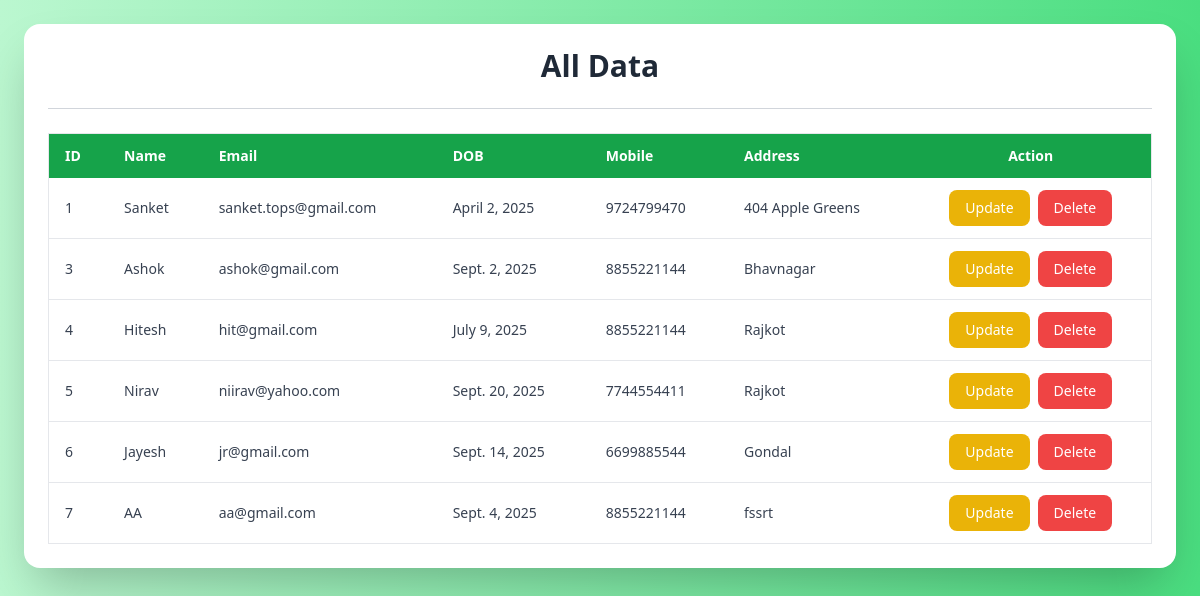
The app's page /showdata/, older data.
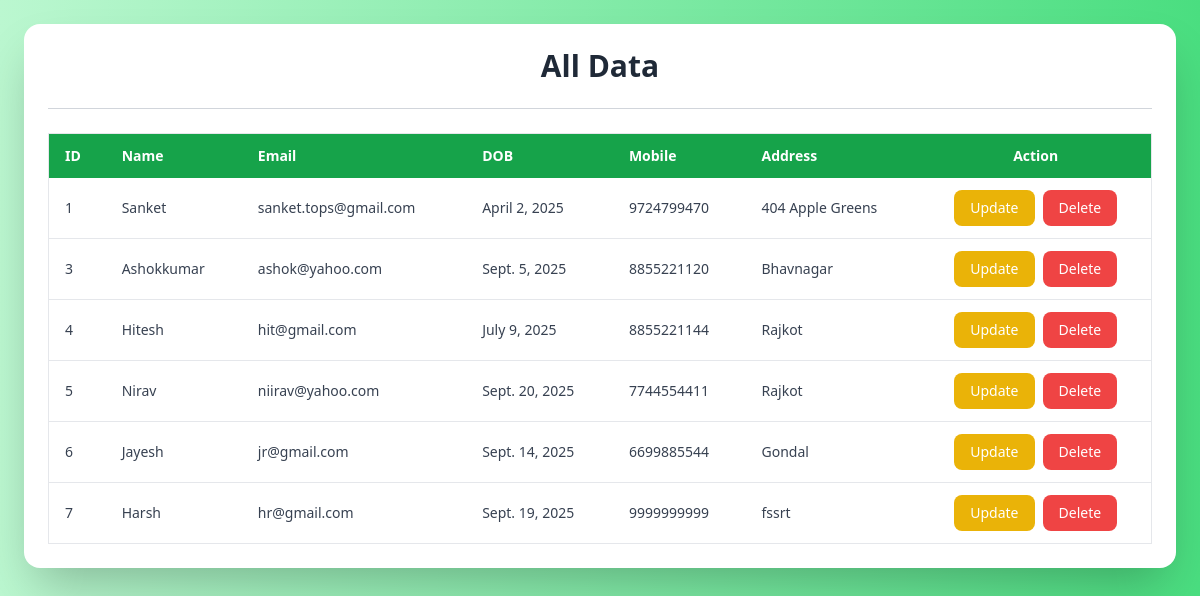
The same page, newer data.
### myapp/models.py (models this page shows)
class userinfo(models.Model):
    name=models.CharField(max_length=20)
    email=models.EmailField()
    dob=models.DateField()
    mobile=models.BigIntegerField()
    address=models.TextField()

### myapp/views.py (the view)
# urls.py: path('showdata/',views.showdata,name='showdata'),
def showdata(request):
    data=userinfo.objects.all()
    print(data)
    return render(request,'showdata.html',{'data':data})

### myapp/templates/showdata.html (shortened to what this page needs)
<!DOCTYPE html>
<html lang="en">
<head>
    <script src="https://cdn.tailwindcss.com"></script>
</head>
<body class="min-h-screen bg-gradient-to-r from-green-200 to-green-400 p-6">
    <div class="max-w-6xl mx-auto bg-white shadow-2xl rounded-2xl p-6 overflow-x-auto">
        <h1 class="text-3xl font-bold text-center text-gray-800 mb-6">All Data</h1>
        <hr class="mb-6 border-gray-300">
        <div class="overflow-x-auto">
            <table class="w-full text-sm text-left text-gray-700 border border-gray-200 rounded-lg">
                <thead class="bg-green-600 text-white">
                    <tr>
                        <th class="px-4 py-3">ID</th>
                        <th class="px-4 py-3">Name</th>
                        <th class="px-4 py-3">Email</th>
                        <th class="px-4 py-3">DOB</th>
                        <th class="px-4 py-3">Mobile</th>
                        <th class="px-4 py-3">Address</th>
                        <th class="px-4 py-3 text-center">Action</th>
                    </tr>
                </thead>
                <tbody>
                    {% for i in data %}
                    <tr class="border-b hover:bg-green-100">
                        <td class="px-4 py-3">{{i.id}}</td>
                        <td class="px-4 py-3">{{i.name}}</td>
                        <td class="px-4 py-3">{{i.email}}</td>
                        <td class="px-4 py-3">{{i.dob}}</td>
                        <td class="px-4 py-3">{{i.mobile}}</td>
                        <td class="px-4 py-3">{{i.address}}</td>
                        <td class="px-4 py-3 flex gap-2 justify-center">
                            <a href="/updatedata/{{i.id}}"
                                class="px-4 py-2 bg-yellow-500 text-white rounded-lg hover:bg-yellow-600 transition">Update</a>
                            <a href="/deletedata/{{i.id}}"
                                class="px-4 py-2 bg-red-500 text-white rounded-lg hover:bg-red-600 transition">Delete</a>
                        </td>
                    </tr>
                    {% endfor %}
                </tbody>
            </table>
        </div>
    </div>
</body>
</html>

Row changes from the older to the newer data that the page shows:
changed userinfo "Bhavnagar": name "Ashok" → "Ashokkumar"; email "ashok@gmail.com" → "ashok@yahoo.com"; dob "Sept. 2, 2025" → "Sept. 5, 2025"; mobile "8855221144" → "8855221120"
changed userinfo "fssrt": name "AA" → "Harsh"; email "aa@gmail.com" → "hr@gmail.com"; dob "Sept. 4, 2025" → "Sept. 19, 2025"; mobile "8855221144" → "9999999999"
